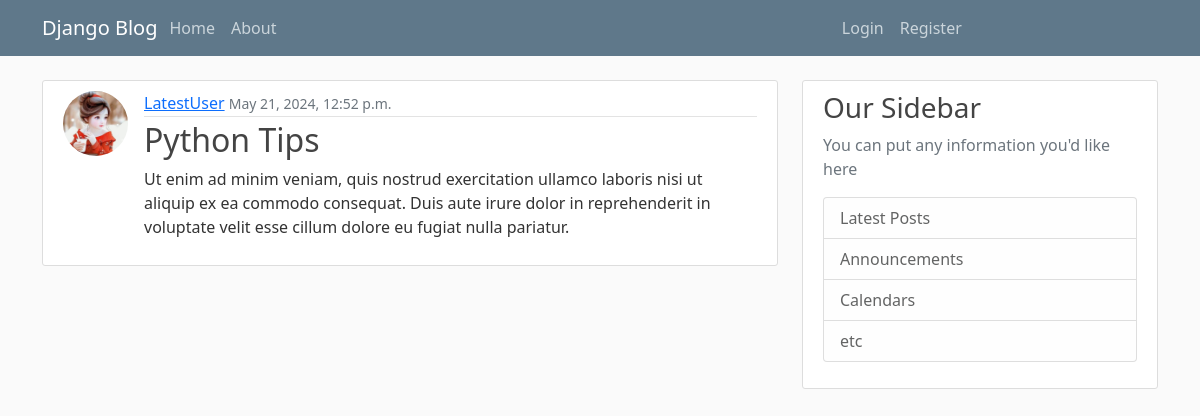
The page /posts/16/ on the database its author committed.
### blog/models.py (models this page shows, shortened)
class Posts(models.Model):
    title = models.CharField(max_length = 100)
    content = models.TextField()
    date_posted = models.DateTimeField(default = timezone.now)
    author = models.ForeignKey(User, on_delete = models.CASCADE)

### users/models.py (models this page shows, shortened)
class Profile(models.Model):
    user = models.OneToOneField(User, on_delete=models.CASCADE)
    image = models.ImageField(default="default.jpg", upload_to="profile_pics/")

### blog/views.py (the view)
# urls.py: path('posts/<int:pk>/', PostDetailView.as_view(), name="post-detail"),
class PostDetailView(DetailView):
    model = Posts

### blog/templates/blog/posts_detail.html (shortened to what this page needs)
{% extends "blog/base.html" %}
{% block content %}
    <article class="media content-section d-flex">
        <img src="{{ object.author.profile.image.url }}" class="rounded-circle article-img">
        <div class="media-body">
            <div class="article-metadata">
                <a href="{% url 'user-posts' object.author.username %}" class="mr-2">{{ object.author }}</a>
                <small class="text-muted">{{object.date_posted}}</small>
            </div>
            <h2 class="article-title">{{object.title}}</h2>
            <p class="article-content">{{object.content}}</p>
         </div>
    </article>
{% endblock content %}

### blog/static/blog/main.css (style rules this page uses)
body { background: #fafafa; color: #333333; margin-top: 5rem; }
h1, h2, h3, h4, h5, h6 { color: #444444; }
.content-section { background: #ffffff; padding: 10px 20px; border: 1px solid #dddddd; border-radius: 3px; margin-bottom: 20px; }
.article-title { color: #444444; }
.article-content { white-space: pre-line; }
.article-img { height: 65px; width: 65px; margin-right: 16px; }
.article-metadata { padding-bottom: 1px; margin-bottom: 4px; border-bottom: 1px solid #e3e3e3; }

### rows shown on the page
Posts: author.profile.image (placeholder picture), author "LatestUser", date_posted "May 21, 2024, 12:52 p.m.", title "Python Tips", content "Ut enim ad minim veniam, quis nostrud exercitation ullamco laboris nisi ut aliquip ex ea commodo consequat. Duis aute irure dolor in reprehenderit in voluptate velit esse cillum dolore eu fugiat nulla pariatur."
